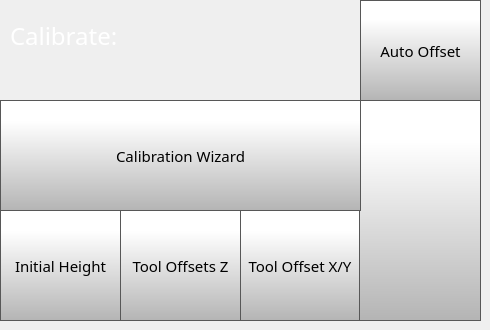
    <widget class="QWidget" name="calibratePage">
     <widget class="QLabel" name="calibrateLabel">
      <property name="geometry">
       <rect>
        <x>10</x>
        <y>20</y>
        <width>231</width>
        <height>31</height>
       </rect>
      </property>
      <property name="font">
       <font>
        <family>Gotham</family>
        <pointsize>18</pointsize>
        <weight>50</weight>
        <bold>false</bold>
       </font>
      </property>
      <property name="styleSheet">
       <string notr="true">color: rgb(255, 255, 255);</string>
      </property>
      <property name="text">
       <string>Calibrate:</string>
      </property>
     </widget>
     <widget class="QPushButton" name="calibrateBackButton">
      <property name="geometry">
       <rect>
        <x>359</x>
        <y>100</y>
        <width>122</width>
        <height>221</height>
       </rect>
      </property>
      <property name="minimumSize">
       <size>
        <width>0</width>
        <height>0</height>
       </size>
      </property>
      <property name="font">
       <font>
        <family>Gotham Light</family>
        <pointsize>9</pointsize>
       </font>
      </property>
      <property name="styleSheet">
       <string notr="true">QPushButton {
     border: 1px solid rgb(87, 87, 87);
	background-color: qlineargradient(spread:pad, x1:0, y1:1, x2:0, y2:0.188, stop:0 rgba(180, 180, 180, 255), stop:1 rgba(255, 255, 255, 255));


}

QPushButton:pressed {
    background-color: qlineargradient(x1: 0, y1: 0, x2: 0, y2: 1,
                                      stop: 0 #dadbde, stop: 1 #f6f7fa);
}

QPushButton:flat {
    border: none; /* no border for a flat push button */
}

QPushButton:default {
    border-color: navy; /* make the default button prominent */
}</string>
      </property>
      <property name="text">
       <string/>
      </property>
      <property name="icon">
       <iconset>
        <normaloff>templates/img/arrows-4.png</normaloff>templates/img/arrows-4.png</iconset>
      </property>
      <property name="iconSize">
       <size>
        <width>50</width>
        <height>50</height>
       </size>
      </property>
      <property name="checkable">
       <bool>false</bool>
      </property>
      <property name="autoDefault">
       <bool>false</bool>
      </property>
      <property name="default">
       <bool>false</bool>
      </property>
      <property name="flat">
       <bool>false</bool>
      </property>
     </widget>
     <widget class="QToolButton" name="calibrationWizardButton">
      <property name="geometry">
       <rect>
        <x>0</x>
        <y>100</y>
        <width>361</width>
        <height>111</height>
       </rect>
      </property>
      <property name="font">
       <font>
        <family>Gotham</family>
        <pointsize>11</pointsize>
       </font>
      </property>
      <property name="styleSheet">
       <string notr="true">QToolButton {
     border: 1px solid rgb(87, 87, 87);
	background-color: qlineargradient(spread:pad, x1:0, y1:1, x2:0, y2:0.188, stop:0 rgba(180, 180, 180, 255), stop:1 rgba(255, 255, 255, 255));


}

QToolButton:pressed {
    background-color: qlineargradient(x1: 0, y1: 0, x2: 0, y2: 1,
                                      stop: 0 #dadbde, stop: 1 #f6f7fa);
}

QToolButton:flat {
    border: none; /* no border for a flat push button */
}

QToolButton:default {
    border-color: navy; /* make the default button prominent */
}

QToolButton:focus {
	outline: none;
}</string>
      </property>
      <property name="text">
       <string>Calibration Wizard</string>
      </property>
      <property name="icon">
       <iconset>
        <normaloff>templates/img/magic-wand.png</normaloff>templates/img/magic-wand.png</iconset>
      </property>
      <property name="iconSize">
       <size>
        <width>60</width>
        <height>60</height>
       </size>
      </property>
      <property name="toolButtonStyle">
       <enum>Qt::ToolButtonTextUnderIcon</enum>
      </property>
     </widget>
     <widget class="QToolButton" name="toolOffsetXYButton">
      <property name="geometry">
       <rect>
        <x>240</x>
        <y>210</y>
        <width>120</width>
        <height>111</height>
       </rect>
      </property>
      <property name="font">
       <font>
        <family>Gotham</family>
        <pointsize>11</pointsize>
       </font>
      </property>
      <property name="styleSheet">
       <string notr="true">QToolButton {

     border: 1px solid rgb(87, 87, 87);
	background-color: qlineargradient(spread:pad, x1:0, y1:1, x2:0, y2:0.188, stop:0 rgba(180, 180, 180, 255), stop:1 rgba(255, 255, 255, 255));



}

QToolButton:pressed {
    background-color: qlineargradient(x1: 0, y1: 0, x2: 0, y2: 1,
                                      stop: 0 #dadbde, stop: 1 #f6f7fa);
}

QToolButton:flat {
    border: none; /* no border for a flat push button */
}

QToolButton:default {
    border-color: navy; /* make the default button prominent */
}

QToolButton:focus {
	outline: none;
}</string>
      </property>
      <property name="text">
       <string>Tool Offset X/Y</string>
      </property>
      <property name="icon">
       <iconset>
        <normaloff>templates/img/Tool Offset Icon.png</normaloff>templates/img/Tool Offset Icon.png</iconset>
      </property>
      <property name="iconSize">
       <size>
        <width>70</width>
        <height>70</height>
       </size>
      </property>
      <property name="toolButtonStyle">
       <enum>Qt::ToolButtonTextUnderIcon</enum>
      </property>
     </widget>
     <widget class="QToolButton" name="nozzleOffsetButton">
      <property name="geometry">
       <rect>
        <x>0</x>
        <y>210</y>
        <width>121</width>
        <height>111</height>
       </rect>
      </property>
      <property name="font">
       <font>
        <family>Gotham</family>
        <pointsize>11</pointsize>
       </font>
      </property>
      <property name="styleSheet">
       <string notr="true">QToolButton {

     border: 1px solid rgb(87, 87, 87);
	background-color: qlineargradient(spread:pad, x1:0, y1:1, x2:0, y2:0.188, stop:0 rgba(180, 180, 180, 255), stop:1 rgba(255, 255, 255, 255));



}

QToolButton:pressed {
    background-color: qlineargradient(x1: 0, y1: 0, x2: 0, y2: 1,
                                      stop: 0 #dadbde, stop: 1 #f6f7fa);
}

QToolButton:flat {
    border: none; /* no border for a flat push button */
}

QToolButton:default {
    border-color: navy; /* make the default button prominent */
}

QToolButton:focus {
	outline: none;
}</string>
      </property>
      <property name="text">
       <string>Initial Height</string>
      </property>
      <property name="icon">
       <iconset>
        <normaloff>templates/img/Nozzle Offset Icon.png</normaloff>templates/img/Nozzle Offset Icon.png</iconset>
      </property>
      <property name="iconSize">
       <size>
        <width>70</width>
        <height>70</height>
       </size>
      </property>
      <property name="toolButtonStyle">
       <enum>Qt::ToolButtonTextUnderIcon</enum>
      </property>
     </widget>
     <widget class="QToolButton" name="toolOffsetZButton">
      <property name="geometry">
       <rect>
        <x>120</x>
        <y>210</y>
        <width>121</width>
        <height>111</height>
       </rect>
      </property>
      <property name="font">
       <font>
        <family>Gotham</family>
        <pointsize>11</pointsize>
       </font>
      </property>
      <property name="styleSheet">
       <string notr="true">QToolButton {

     border: 1px solid rgb(87, 87, 87);
	background-color: qlineargradient(spread:pad, x1:0, y1:1, x2:0, y2:0.188, stop:0 rgba(180, 180, 180, 255), stop:1 rgba(255, 255, 255, 255));



}

QToolButton:pressed {
    background-color: qlineargradient(x1: 0, y1: 0, x2: 0, y2: 1,
                                      stop: 0 #dadbde, stop: 1 #f6f7fa);
}

QToolButton:flat {
    border: none; /* no border for a flat push button */
}

QToolButton:default {
    border-color: navy; /* make the default button prominent */
}

QToolButton:focus {
	outline: none;
}</string>
      </property>
      <property name="text">
       <string>Tool Offsets Z</string>
      </property>
      <property name="icon">
       <iconset>
        <normaloff>templates/img/Tool Z Offset Icon.png</normaloff>templates/img/Tool Z Offset Icon.png</iconset>
      </property>
      <property name="iconSize">
       <size>
        <width>70</width>
        <height>70</height>
       </size>
      </property>
      <property name="toolButtonStyle">
       <enum>Qt::ToolButtonTextUnderIcon</enum>
      </property>
     </widget>
     <widget class="QToolButton" name="autoOffsetButton">
      <property name="geometry">
       <rect>
        <x>360</x>
        <y>0</y>
        <width>121</width>
        <height>101</height>
       </rect>
      </property>
      <property name="font">
       <font>
        <family>Gotham</family>
        <pointsize>11</pointsize>
       </font>
      </property>
      <property name="styleSheet">
       <string notr="true">QToolButton {
     border: 1px solid rgb(87, 87, 87);
	background-color: qlineargradient(spread:pad, x1:0, y1:1, x2:0, y2:0.188, stop:0 rgba(180, 180, 180, 255), stop:1 rgba(255, 255, 255, 255));


}

QToolButton:pressed {
    background-color: qlineargradient(x1: 0, y1: 0, x2: 0, y2: 1,
                                      stop: 0 #dadbde, stop: 1 #f6f7fa);
}

QToolButton:flat {
    border: none; /* no border for a flat push button */
}

QToolButton:default {
    border-color: navy; /* make the default button prominent */
}

QToolButton:focus {
	outline: none;
}</string>
      </property>
      <property name="text">
       <string>Auto Offset</string>
      </property>
      <property name="icon">
       <iconset>
        <normaloff>templates/img/magic-wand.png</normaloff>templates/img/magic-wand.png</iconset>
      </property>
      <property name="iconSize">
       <size>
        <width>60</width>
        <height>60</height>
       </size>
      </property>
      <property name="toolButtonStyle">
       <enum>Qt::ToolButtonTextUnderIcon</enum>
      </property>
     </widget>
    </widget>
